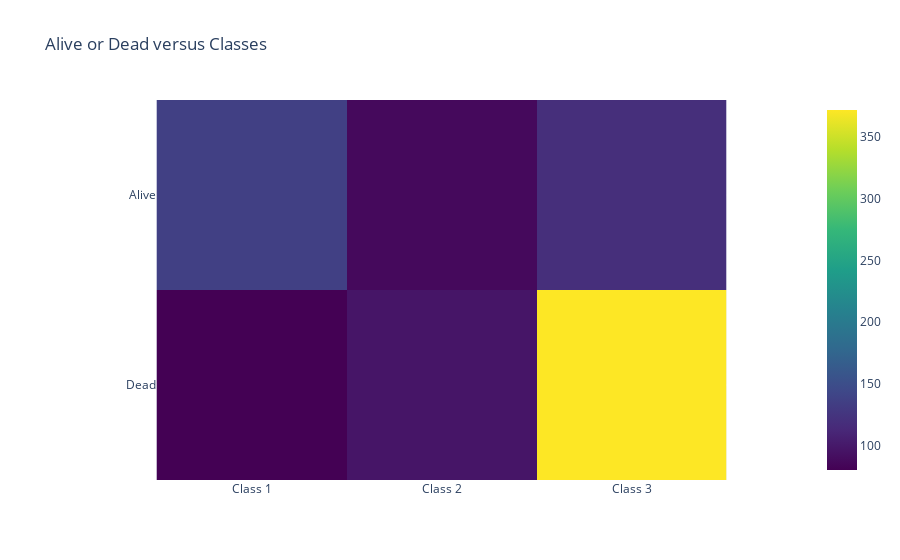

Notebook code for this chart:
### Code cell
import plotly.express as px
fig = px.imshow(df,
                color_continuous_scale=px.colors.sequential.Viridis,
                title='Alive or Dead versus Classes')
fig.show()

### Figure 1 — Plotly figure (JSON) as saved in the notebook; plotly's stock layout.template omitted (floating-point values rounded to 4 significant figures)
{"data": [{"coloraxis": "coloraxis", "hovertemplate": "x: %{x}<br>y: %{y}<br>color: %{z}<extra></extra>", "name": "0", "type": "heatmap", "x": ["Class 1", "Class 2", "Class 3"], "xaxis": "x", "y": ["Alive", "Dead"], "yaxis": "y", "z": [[136, 87, 119], [80, 97, 372]]}], "layout": {"coloraxis": {"colorscale": [[0, "#440154"], [0.1111, "#482878"], [0.2222, "#3e4989"], [0.3333, "#31688e"], [0.4444, "#26828e"], [0.5556, "#1f9e89"], [0.6667, "#35b779"], [0.7778, "#6ece58"], [0.8889, "#b5de2b"], [1, "#fde725"]]}, "title": {"text": "Alive or Dead versus Classes"}, "xaxis": {"anchor": "y", "constrain": "domain", "domain": [0, 1], "scaleanchor": "y"}, "yaxis": {"anchor": "x", "autorange": "reversed", "constrain": "domain", "domain": [0, 1]}}}
